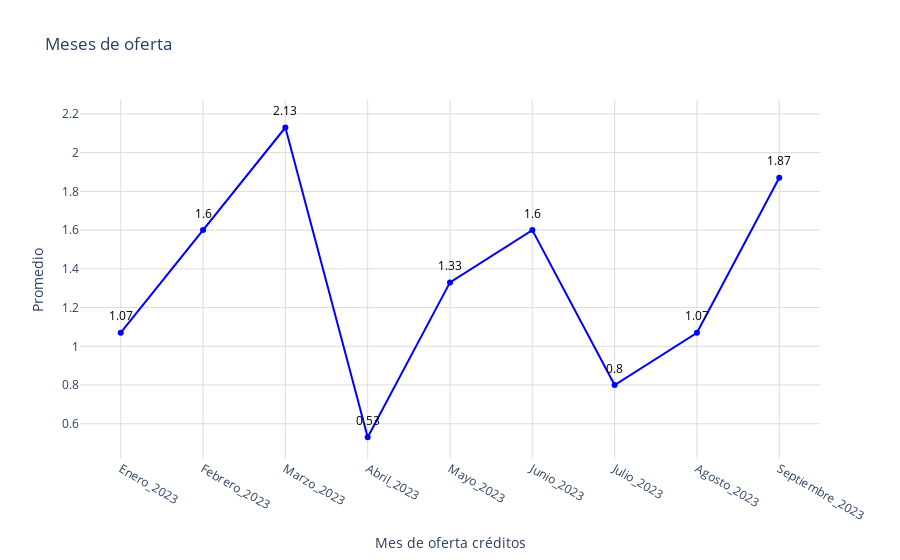

This figure's notebook cell:
### Code cell
# Obtener los datos
promedio = conteo_2023['promedio_creditos']
meses = conteo_2023['mes']

# Crear figura
fig = go.Figure()
fig.add_trace(go.Scatter(
    x=meses,
    y=promedio,
    mode='markers+lines',
    marker=dict(color='blue'),
))
# Agregar anotaciones para mostrar los valores encima de los puntos
for mes, dia in zip(meses, promedio):
    fig.add_annotation(
        x=mes,
        y=dia,
        text=str(dia),  # Texto que se mostrará (el valor del día)
        showarrow=False,  # No mostrar la flecha
        font=dict(color='black', size=12),  # Estilo del texto
        xshift=0,  # Desplazamiento horizontal del texto
        yshift=17,  # Desplazamiento vertical del texto
        textangle=0  # Ángulo del texto
    )
# Actualizar diseño
fig.update_layout(
    title='Meses de oferta',
    xaxis_title='Mes de oferta créditos',
    yaxis_title='Promedio',
    xaxis=dict(gridcolor='#dddcda', tickmode='array', tickvals=list(range(len(meses))), ticktext=meses),
    yaxis=dict(gridcolor='#dddcda', gridwidth=1),
    plot_bgcolor='rgba(0,0,0,0)'
)

# Exportar gráfica como archivo HTML
def guardar_grafico_como_html(fig, nombre_archivo, carpeta='graficas'):
    # Crear la carpeta si no existe
    if not os.path.exists(carpeta):
        os.makedirs(carpeta)
    
    # Gráfica como archivo HTML en la carpeta especificada
    pio.write_html(fig, f'{carpeta}/{nombre_archivo}.html')

guardar_grafico_como_html(fig, 'g_scatt_MonthSupply_tulancingo', carpeta='graficas')
fig.show()

### Figure 1 — Plotly figure (JSON) as saved in the notebook; plotly's stock layout.template omitted (floating-point values rounded to 4 significant figures)
{"data": [{"marker": {"color": "blue"}, "mode": "markers+lines", "type": "scatter", "x": ["Enero_2023", "Febrero_2023", "Marzo_2023", "Abril_2023", "Mayo_2023", "Junio_2023", "Julio_2023", "Agosto_2023", "Septiembre_2023"], "y": [1.07, 1.6, 2.13, 0.53, 1.33, 1.6, 0.8, 1.07, 1.87]}], "layout": {"annotations": [{"font": {"color": "black", "size": 12}, "showarrow": false, "text": "1.07", "textangle": 0, "x": "Enero_2023", "xshift": 0, "y": 1.07, "yshift": 17}, {"font": {"color": "black", "size": 12}, "showarrow": false, "text": "1.6", "textangle": 0, "x": "Febrero_2023", "xshift": 0, "y": 1.6, "yshift": 17}, {"font": {"color": "black", "size": 12}, "showarrow": false, "text": "2.13", "textangle": 0, "x": "Marzo_2023", "xshift": 0, "y": 2.13, "yshift": 17}, {"font": {"color": "black", "size": 12}, "showarrow": false, "text": "0.53", "textangle": 0, "x": "Abril_2023", "xshift": 0, "y": 0.53, "yshift": 17}, {"font": {"color": "black", "size": 12}, "showarrow": false, "text": "1.33", "textangle": 0, "x": "Mayo_2023", "xshift": 0, "y": 1.33, "yshift": 17}, {"font": {"color": "black", "size": 12}, "showarrow": false, "text": "1.6", "textangle": 0, "x": "Junio_2023", "xshift": 0, "y": 1.6, "yshift": 17}, {"font": {"color": "black", "size": 12}, "showarrow": false, "text": "0.8", "textangle": 0, "x": "Julio_2023", "xshift": 0, "y": 0.8, "yshift": 17}, {"font": {"color": "black", "size": 12}, "showarrow": false, "text": "1.07", "textangle": 0, "x": "Agosto_2023", "xshift": 0, "y": 1.07, "yshift": 17}, {"font": {"color": "black", "size": 12}, "showarrow": false, "text": "1.87", "textangle": 0, "x": "Septiembre_2023", "xshift": 0, "y": 1.87, "yshift": 17}], "plot_bgcolor": "rgba(0,0,0,0)", "title": {"text": "Meses de oferta"}, "xaxis": {"gridcolor": "#dddcda", "tickmode": "array", "ticktext": ["Enero_2023", "Febrero_2023", "Marzo_2023", "Abril_2023", "Mayo_2023", "Junio_2023", "Julio_2023", "Agosto_2023", "Septiembre_2023"], "tickvals": [0, 1, 2, 3, 4, 5, 6, 7, 8], "title": {"text": "Mes de oferta créditos"}}, "yaxis": {"gridcolor": "#dddcda", "gridwidth": 1, "title": {"text": "Promedio"}}}}
